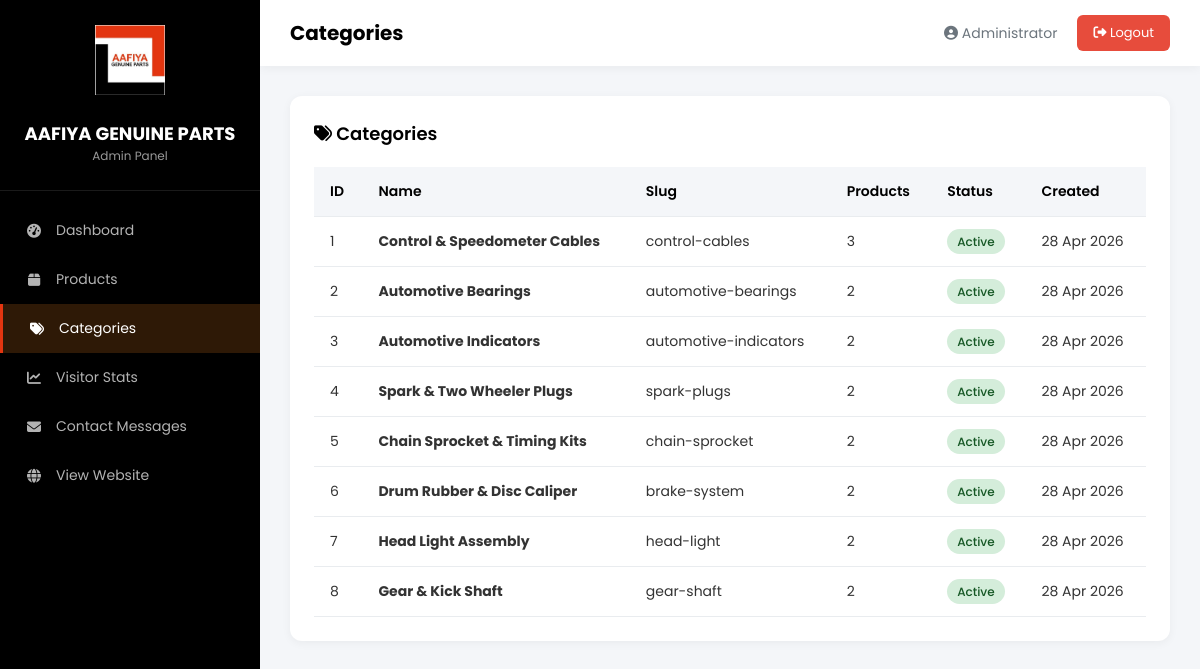
The app's page /admin/categories.php (signed in) with its own data.
### tables this page shows
CREATE TABLE IF NOT EXISTS `categories` (
  `id` int NOT NULL AUTO_INCREMENT,
  `name` varchar(100) NOT NULL,
  `slug` varchar(100) NOT NULL,
  `description` text,
  `image` varchar(255) DEFAULT NULL,
  `sort_order` int DEFAULT '0',
  `status` tinyint DEFAULT '1',
  `created_at` timestamp NULL DEFAULT CURRENT_TIMESTAMP,
  PRIMARY KEY (`id`),
  UNIQUE KEY `slug` (`slug`)
);

### admin/categories.php (the view, shortened to what this page needs)
<?php
require_once 'header.php';
$db = getDB();
$categories = $db->query("SELECT c.*, COUNT(p.id) as product_count FROM categories c LEFT JOIN products p ON c.id = p.category_id GROUP BY c.id ORDER BY c.sort_order");
?>
<div class="card">
    <div class="card-header">
        <h3 class="card-title"><i class="fas fa-tags"></i> Categories</h3>
    </div>
    <div style="overflow-x:auto;">
    <table class="data-table">
        <thead>
            <tr>
                <th>ID</th>
                <th>Name</th>
                <th>Slug</th>
                <th>Products</th>
                <th>Status</th>
                <th>Created</th>
            </tr>
        </thead>
        <tbody>
            <?php while($row = $categories->fetch_assoc()): ?>
            <tr>
                <td><?php echo $row['id']; ?></td>
                <td><strong><?php echo htmlspecialchars($row['name']); ?></strong></td>
                <td><?php echo $row['slug']; ?></td>
                <td><?php echo $row['product_count']; ?></td>
                <td>
                    <span class="badge <?php echo $row['status'] ? 'badge-success' : 'badge-danger'; ?>">
                        <?php echo $row['status'] ? 'Active' : 'Inactive'; ?>
                    </span>
                </td>
                <td><?php echo date('d M Y', strtotime($row['created_at'])); ?></td>
            </tr>
            <?php endwhile; ?>
        </tbody>
    </table>
    </div>
</div>
<?php require_once 'footer.php'; ?>

### admin/header.php (style rules this page uses)
:root { --primary: #e33510; --primary-dark: #b52a0d; --dark: #000000; --sidebar: #000000; --light: #f4f6f9; --white: #fff; --gray: #6c757d; --border: #e9ecef; --success: #27ae60; --danger: #e74c3c; }
* { margin: 0; padding: 0; box-sizing: border-box; }
body { font-family: 'Poppins', sans-serif; background: var(--light); color: #333; min-height: 100vh; }
.card { background: #fff; border-radius: 12px; padding: 24px; box-shadow: 0 2px 10px rgba(0,0,0,0.05); margin-bottom: 24px; }
.card-header { display: flex; justify-content: space-between; align-items: center; margin-bottom: 20px; }
.card-title { font-size: 18px; font-weight: 600; color: var(--dark); }
.data-table { width: 100%; border-collapse: collapse; }
.data-table th, .data-table td { padding: 14px 16px; text-align: left; font-size: 14px; }
.data-table th { background: var(--light); color: var(--dark); font-weight: 600; }
.data-table tr { border-bottom: 1px solid var(--border); }
.badge { padding: 4px 10px; border-radius: 50px; font-size: 12px; font-weight: 500; }
.badge-success { background: #d4edda; color: #155724; }

### records on screen
categories: id "1", name "Control & Speedometer Cables", slug "control-cables", product_count "3", status "Active", created_at "28 Apr 2026"
categories: id "2", name "Automotive Bearings", slug "automotive-bearings", product_count "2", status "Active", created_at "28 Apr 2026"
categories: id "3", name "Automotive Indicators", slug "automotive-indicators", product_count "2", status "Active", created_at "28 Apr 2026"
categories: id "4", name "Spark & Two Wheeler Plugs", slug "spark-plugs", product_count "2", status "Active", created_at "28 Apr 2026"
categories: id "5", name "Chain Sprocket & Timing Kits", slug "chain-sprocket", product_count "2", status "Active", created_at "28 Apr 2026"
categories: id "6", name "Drum Rubber & Disc Caliper", slug "brake-system", product_count "2", status "Active", created_at "28 Apr 2026"
categories: id "7", name "Head Light Assembly", slug "head-light", product_count "2", status "Active", created_at "28 Apr 2026"
categories: id "8", name "Gear & Kick Shaft", slug "gear-shaft", product_count "2", status "Active", created_at "28 Apr 2026"

### other values on screen
str_replace('_', ' ', $page) "Categories"
$_SESSION['admin_name'] "Administrator"
